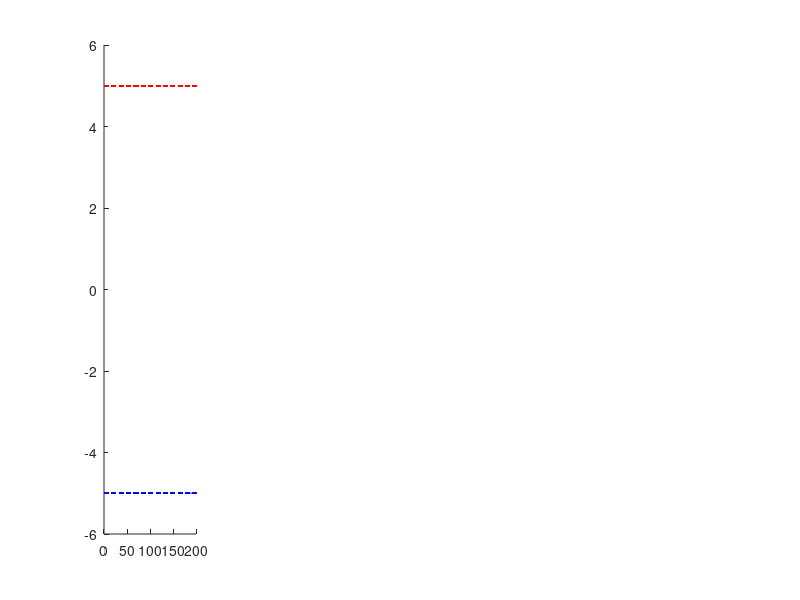

MATLAB code to generate this figure: (Note: this script raises an error after producing the figure.)
clear all; close all; clc;
% ==> directories
dataPath     = strcat('/home/thomas/Desktop/UTAustin/Goris/pfc_code/pfc_data');
drc = '../data/';

%% ==> accumulation bound panel

pr_cw  =  0.5;
pr_ccw = -0.5;

% => number of trials
N = 500;
% => number of timepoints
t = 200;

% ==>
sens  = randn(N,t);
% ==> cummulative
csens = cumsum(sens,2);
% ==> bound
bnd = 5;

% ==> csens with bound
csensb_cw =  csens + pr_cw;
csensb_ccw = csens + pr_ccw;

% ==> cw prior ctx
csensb_cw(csensb_cw >=  bnd) =  bnd;
csensb_cw(csensb_cw <= -bnd) = -bnd;
% ==> ccw prior ctx
csensb_ccw(csensb_ccw >=  bnd) =  bnd;
csensb_ccw(csensb_ccw <= -bnd) = -bnd;

% ==> once a bnd has been reached at time t for a given trial, set the remaining DV values
% starting from t+1 to the bound for that trial

% ==> cw cases
for i = 1:N
    bidx = min(find(csensb_cw(i,:) >=  bnd));
    % => set to bound
    if ~isempty(bidx)
        csensb_cw(i,bidx:end) = bnd;
    end
end
for i = 1:N
    bidx = min(find(csensb_cw(i,:) <=  -bnd));
    % => set to bound
    if ~isempty(bidx)
        csensb_cw(i,bidx:end) = -bnd;
    end
end

% ==> ccw context cases
for i = 1:N
    bidx = min(find(csensb_ccw(i,:) >=  bnd));
    % => set to bound
    if ~isempty(bidx)
        csensb_ccw(i,bidx:end) = bnd;
    end
end
for i = 1:N
    bidx = min(find(csensb_ccw(i,:) <=  -bnd));
    % => set to bound
    if ~isempty(bidx)
        csensb_ccw(i,bidx:end) = -bnd;
    end
end

figure(1); set(gcf,'Color','w'); set(gcf,'Position',[124 717 1682 245]);
subplot(1,5,1); 
hold on; hold all;
plot(1:t,repmat( bnd,t), 'r--');
plot(1:t,repmat(-bnd,t), 'b--');
plot((csens + pr_cw)', 'color', [1,0.5,0.5,0.5]);     ylim([-5,5]);
subplot(1,5,2); 
hold on; hold all;
plot(1:t,repmat( bnd,t), 'r--');
plot(1:t,repmat(-bnd,t), 'b--');
plot((csens + pr_ccw)', 'color', [0.5,0.5,1,0.5]);     ylim([-5,5]);
 
subplot(1,5,3); 
hold on; hold all;
plot(1:t,repmat( bnd,t), 'r--');
plot(1:t,repmat(-bnd,t), 'b--');
plot(csensb_cw', 'color', [1,0.5,0.5,0.5]);     ylim([-5,5]);
subplot(1,5,4); 
hold on; hold all;
plot(1:t,repmat( bnd,t), 'r--');
plot(1:t,repmat(-bnd,t), 'b--');
plot(csensb_ccw', 'color', [0.5,0.5,1,0.5]);     ylim([-5,5]);

subplot(1,5,5);
plot(mean(csensb_cw,1),'linewidth',1, 'color',  [1,0.5,0.5,0.5]);
hold on; hold all;
plot(mean(csensb_ccw,1),'linewidth',1, 'color', [0.5,0.5,1,0.5]);

%%

figure(); set(gcf,'Color','w');

% ==> what is the session
for iSfln = 1:29 

    % ~~~~~~~~~~~~~~~~~~~~~~~~~~~~~~~~~~~~~~~~~~~~~~~~~~~~~~~~~~~~~~~~~~~~~~~~~~~~~~~~~~~~~
    % params: matrix with the model parameters [trial x parameter]
    params = load([drc,'trial_DV_params_iS_',num2str(iSfln),'.mat']);
    params = params.ps_cat;
    fprintf('Finished loading matrix with the model parameters for iS = %d... \n',iSfln)
    % ~~~~~~~~~~~~~~~~~~~~~~~~~~~~~~~~~~~~~~~~~~~~~~~~~~~~~~~~~~~~~~~~~~~~~~~~~~~~~~~~~~~~~

    % ~~~~~~~~~~~~~~~~~~~~~~~~~~~~~~~~~~~~~~~~~~~~~~~~~~~~~~~~~~~~~~~~~~~~~~~~~~~~~~~~~~~~~
    % dvs are model predicted DV trajectories [trial x time] (Category DVs)
    dvs = load([drc,'trial_DV_traj_iS_',num2str(iSfln),'.mat']);
    dvs = dvs.dv_cat;
    fprintf('Finished loading model predicted DV trajectories (Categorical DVs) for iS = %d... \n',iSfln)
    % ~~~~~~~~~~~~~~~~~~~~~~~~~~~~~~~~~~~~~~~~~~~~~~~~~~~~~~~~~~~~~~~~~~~~~~~~~~~~~~~~~~~~~

    % ==> load session data
    if iSfln > 9
        load([dataPath,'/dataSet_',num2str(iSfln),'.mat']);
    elseif iSfln <= 9
        load([dataPath,'/dataSet_0',num2str(iSfln),'.mat']);
    end
    timeSac = S.dec.timeSac;
    % Set time boundaries
    fitTimeSacBegin = -800;  % in ms, relative to saccade onset
    fitTimeSacEnd   = -50;
    [~, sacBegin] = min(abs(timeSac - fitTimeSacBegin));
    [~, sacEnd]   = min(abs(timeSac - fitTimeSacEnd));

    % time intervals
    t = linspace(timeSac(sacBegin),timeSac(sacEnd),size(dvs,2));

    % ==> choice
    cho = S.beh.choiceCat;
    % ==> context, contrast, orientation indicator variables
    ctx = S.exp.taskContext; ctr = S.exp.stimContrast; ori = S.exp.stimOriDeg;
    
    % x axis is orientation (the values differ for FN and JP!). Use unique values
    or = unique(ori)'; cx = unique(ctx)'; cr = unique(ctr)';
    
    % indices
    idxcwlo =  (ori == 0) & (ctx == cx(2)) & (ctr == cr(1));
    idxccwlo = (ori == 0) & (ctx == cx(1)) & (ctr == cr(1));
    
    idxcwhi =  (ori == 0) & (ctx == cx(2)) & (ctr == cr(2));
    idxccwhi = (ori == 0) & (ctx == cx(1)) & (ctr == cr(2));    
    
    % ==> context cw (ctx == 1)
    vcwlo = dvs(idxcwlo,:);
    % ==> context cw (ctx == 1)
    vccwlo = dvs(idxccwlo,:);
    
    % ==> context cw (ctx == 1)
    vcwhi = dvs(idxcwhi,:);
    % ==> context cw (ctx == 1)
    vccwhi = dvs(idxccwhi,:);    
        
    
    subplot(5,6,iSfln);
    hold on; hold all;    
    plot(t,mean(vcwlo,1),  'r:');
    plot(t,mean(vccwlo,1), 'b:');
    plot(t,mean(vcwhi,1),  'r-');
    plot(t,mean(vccwhi,1), 'b-');    
    ylim([-1,1]);
    drawnow;
    
end

%% ==> just one example
close all; clc;

figure(); set(gcf,'Color','w');

iSfln = 17;

% ~~~~~~~~~~~~~~~~~~~~~~~~~~~~~~~~~~~~~~~~~~~~~~~~~~~~~~~~~~~~~~~~~~~~~~~~~~~~~~~~~~~~~
% params: matrix with the model parameters [trial x parameter]
params = load([drc,'trial_DV_params_iS_',num2str(iSfln),'.mat']);
params = params.ps_cat;
fprintf('Finished loading matrix with the model parameters for iS = %d... \n',iSfln)
% ~~~~~~~~~~~~~~~~~~~~~~~~~~~~~~~~~~~~~~~~~~~~~~~~~~~~~~~~~~~~~~~~~~~~~~~~~~~~~~~~~~~~~

% ~~~~~~~~~~~~~~~~~~~~~~~~~~~~~~~~~~~~~~~~~~~~~~~~~~~~~~~~~~~~~~~~~~~~~~~~~~~~~~~~~~~~~
% dvs are model predicted DV trajectories [trial x time] (Category DVs)
dvs = load([drc,'trial_DV_traj_iS_',num2str(iSfln),'.mat']);
dvs = dvs.dv_cat;
fprintf('Finished loading model predicted DV trajectories (Categorical DVs) for iS = %d... \n',iSfln)
% ~~~~~~~~~~~~~~~~~~~~~~~~~~~~~~~~~~~~~~~~~~~~~~~~~~~~~~~~~~~~~~~~~~~~~~~~~~~~~~~~~~~~~

% ==> load session data
if iSfln > 9
    load([dataPath,'/dataSet_',num2str(iSfln),'.mat']);
elseif iSfln <= 9
    load([dataPath,'/dataSet_0',num2str(iSfln),'.mat']);
end
timeSac = S.dec.timeSac;
% Set time boundaries
fitTimeSacBegin = -800;  % in ms, relative to saccade onset
fitTimeSacEnd   = -50;
[~, sacBegin] = min(abs(timeSac - fitTimeSacBegin));
[~, sacEnd]   = min(abs(timeSac - fitTimeSacEnd));

% time intervals
t = linspace(timeSac(sacBegin),timeSac(sacEnd),size(dvs,2));

% ==> choice
cho = S.beh.choiceCat;
% ==> context, contrast, orientation indicator variables
ctx = S.exp.taskContext; ctr = S.exp.stimContrast; ori = S.exp.stimOriDeg;

% x axis is orientation (the values differ for FN and JP!). Use unique values
or = unique(ori)'; cx = unique(ctx)'; cr = unique(ctr)';

% indices
idxcwlo =  (ori == 0) & (ctx == cx(2)) & (ctr == cr(1));
idxccwlo = (ori == 0) & (ctx == cx(1)) & (ctr == cr(1));

idxcwhi =  (ori == 0) & (ctx == cx(2)) & (ctr == cr(2));
idxccwhi = (ori == 0) & (ctx == cx(1)) & (ctr == cr(2));    

% ==> context cw (ctx == 1)
vcwlo = dvs(idxcwlo,:);
% ==> context cw (ctx == 1)
vccwlo = dvs(idxccwlo,:);

% ==> context cw (ctx == 1)
vcwhi = dvs(idxcwhi,:);
% ==> context cw (ctx == 1)
vccwhi = dvs(idxccwhi,:);    


subplot(1,2,1);
title(['J',S.general.expDate, ' low contrast']);
hold on; hold all;    
plot(t,mean(vcwlo,1),  'color', [1,0,0,0.5], 'linewidth',4);
plot(t,mean(vccwlo,1), 'color', [0,0,1,0.5], 'linewidth',4);
xlabel('Time'); ylabel('Average Signed DV (vertical stimulus)');
legend('CW prior context','CCW prior context');
ylim([-1,1]);
subplot(1,2,2);
title(['J',S.general.expDate, ' high contrast']);
hold on; hold all;   
plot(t,mean(vcwhi,1),  'r-','linewidth',4);
plot(t,mean(vccwhi,1), 'b-','linewidth',4);    
xlabel('Time'); ylabel('Average Signed DV (vertical stimulus)');
legend('CW prior context','CCW prior context');
ylim([-1,1]);
drawnow;
    
